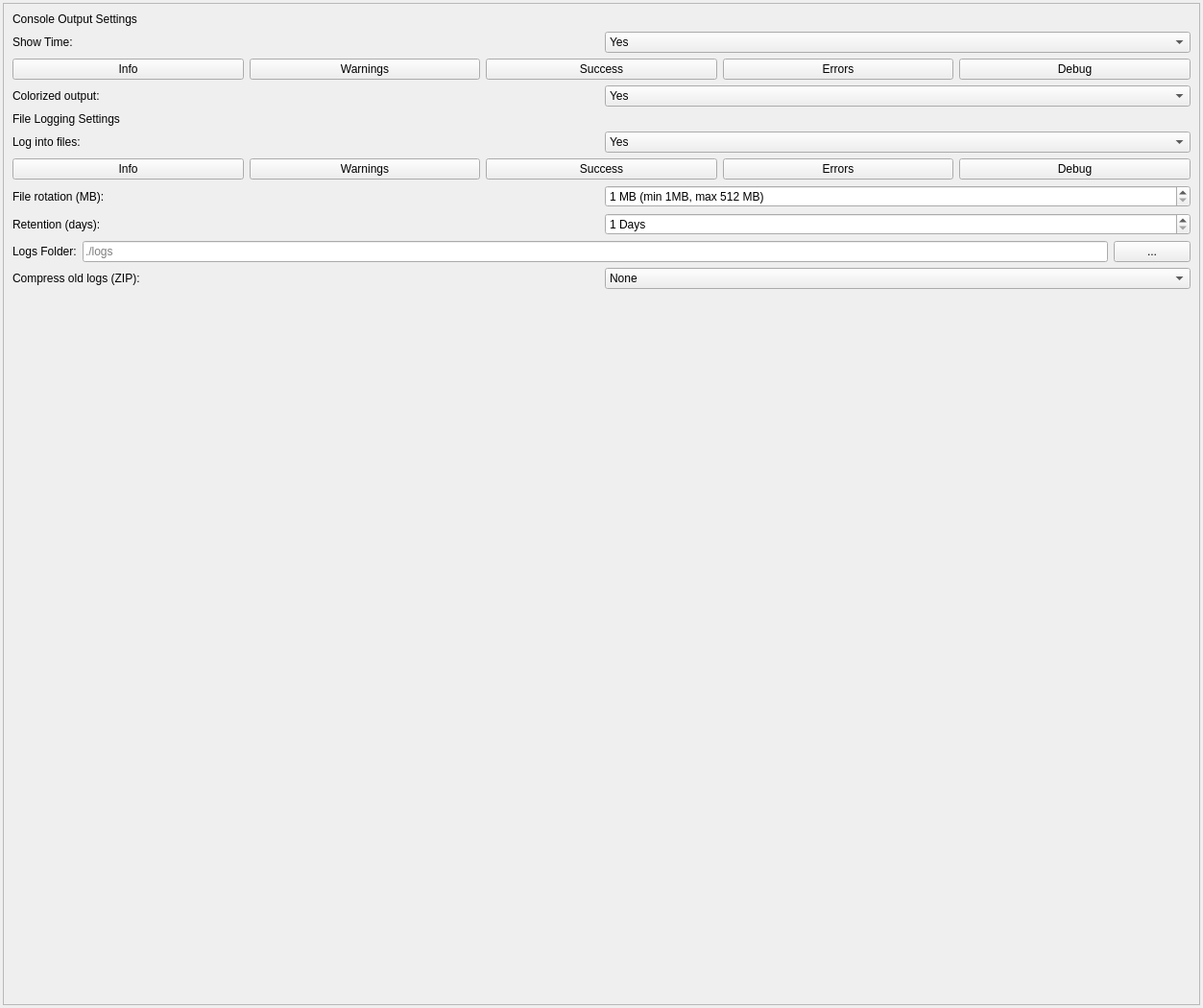
<?xml version="1.0" encoding="UTF-8"?>
<ui version="4.0">
 <class>LoggingPage</class>
 <widget class="QWidget" name="LoggingPage">
  <property name="geometry">
   <rect>
    <x>0</x>
    <y>0</y>
    <width>1253</width>
    <height>1050</height>
   </rect>
  </property>
  <property name="windowTitle">
   <string>XyraEngine - Logging Settings</string>
  </property>
  <layout class="QVBoxLayout" name="lyt_main">
   <property name="spacing">
    <number>3</number>
   </property>
   <property name="leftMargin">
    <number>3</number>
   </property>
   <property name="topMargin">
    <number>3</number>
   </property>
   <property name="rightMargin">
    <number>3</number>
   </property>
   <property name="bottomMargin">
    <number>3</number>
   </property>
   <item>
    <widget class="QScrollArea" name="sa_logger">
     <property name="horizontalScrollBarPolicy">
      <enum>Qt::ScrollBarAlwaysOff</enum>
     </property>
     <property name="widgetResizable">
      <bool>true</bool>
     </property>
     <widget class="QWidget" name="sa_content">
      <property name="geometry">
       <rect>
        <x>0</x>
        <y>0</y>
        <width>1245</width>
        <height>1042</height>
       </rect>
      </property>
      <layout class="QVBoxLayout" name="lyt_scroll">
       <item>
        <layout class="QVBoxLayout" name="lyt_console_section">
         <item>
          <widget class="QLabel" name="lbl_console_header">
           <property name="text">
            <string>Console Output Settings</string>
           </property>
           <property name="margin">
            <number>0</number>
           </property>
          </widget>
         </item>
         <item>
          <layout class="QHBoxLayout" name="lyt_console_time">
           <item>
            <widget class="QLabel" name="lbl_console_time">
             <property name="sizePolicy">
              <sizepolicy hsizetype="Minimum" vsizetype="Preferred">
               <horstretch>0</horstretch>
               <verstretch>0</verstretch>
              </sizepolicy>
             </property>
             <property name="text">
              <string>Show Time: </string>
             </property>
            </widget>
           </item>
           <item>
            <widget class="QComboBox" name="cb_console_time">
             <item>
              <property name="text">
               <string>Yes</string>
              </property>
             </item>
             <item>
              <property name="text">
               <string>No</string>
              </property>
             </item>
            </widget>
           </item>
          </layout>
         </item>
         <item>
          <layout class="QGridLayout" name="lyt_console_buttons">
           <item row="0" column="0">
            <widget class="QPushButton" name="btn_console_info">
             <property name="text">
              <string>Info</string>
             </property>
             <property name="checkable">
              <bool>true</bool>
             </property>
            </widget>
           </item>
           <item row="0" column="1">
            <widget class="QPushButton" name="btn_console_warning">
             <property name="text">
              <string>Warnings</string>
             </property>
             <property name="checkable">
              <bool>true</bool>
             </property>
            </widget>
           </item>
           <item row="0" column="2">
            <widget class="QPushButton" name="btn_console_success">
             <property name="text">
              <string>Success</string>
             </property>
             <property name="checkable">
              <bool>true</bool>
             </property>
            </widget>
           </item>
           <item row="0" column="3">
            <widget class="QPushButton" name="btn_console_error">
             <property name="text">
              <string>Errors</string>
             </property>
             <property name="checkable">
              <bool>true</bool>
             </property>
            </widget>
           </item>
           <item row="0" column="4">
            <widget class="QPushButton" name="btn_console_debug">
             <property name="text">
              <string>Debug</string>
             </property>
             <property name="checkable">
              <bool>true</bool>
             </property>
            </widget>
           </item>
          </layout>
         </item>
         <item>
          <layout class="QHBoxLayout" name="lyt_console_colors">
           <item>
            <widget class="QLabel" name="lbl_console_colors">
             <property name="sizePolicy">
              <sizepolicy hsizetype="Minimum" vsizetype="Preferred">
               <horstretch>0</horstretch>
               <verstretch>0</verstretch>
              </sizepolicy>
             </property>
             <property name="text">
              <string>Colorized output: </string>
             </property>
            </widget>
           </item>
           <item>
            <widget class="QComboBox" name="cb_console_colors">
             <item>
              <property name="text">
               <string>Yes</string>
              </property>
             </item>
             <item>
              <property name="text">
               <string>No</string>
              </property>
             </item>
            </widget>
           </item>
          </layout>
         </item>
        </layout>
       </item>
       <item>
        <widget class="QLabel" name="lbl_file_header">
         <property name="text">
          <string>File Logging Settings</string>
         </property>
        </widget>
       </item>
       <item>
        <layout class="QHBoxLayout" name="lyt_file_enabled">
         <item>
          <widget class="QLabel" name="lbl_file_enabled">
           <property name="sizePolicy">
            <sizepolicy hsizetype="Minimum" vsizetype="Preferred">
             <horstretch>0</horstretch>
             <verstretch>0</verstretch>
            </sizepolicy>
           </property>
           <property name="text">
            <string>Log into files:</string>
           </property>
          </widget>
         </item>
         <item>
          <widget class="QComboBox" name="cb_file_enabled">
           <item>
            <property name="text">
             <string>Yes</string>
            </property>
           </item>
           <item>
            <property name="text">
             <string>No</string>
            </property>
           </item>
          </widget>
         </item>
        </layout>
       </item>
       <item>
        <layout class="QGridLayout" name="lyt_file_buttons">
         <item row="0" column="0">
          <widget class="QPushButton" name="btn_file_info">
           <property name="text">
            <string>Info</string>
           </property>
           <property name="checkable">
            <bool>true</bool>
           </property>
          </widget>
         </item>
         <item row="0" column="1">
          <widget class="QPushButton" name="btn_file_warning">
           <property name="text">
            <string>Warnings</string>
           </property>
           <property name="checkable">
            <bool>true</bool>
           </property>
          </widget>
         </item>
         <item row="0" column="2">
          <widget class="QPushButton" name="btn_file_success">
           <property name="text">
            <string>Success</string>
           </property>
           <property name="checkable">
            <bool>true</bool>
           </property>
          </widget>
         </item>
         <item row="0" column="3">
          <widget class="QPushButton" name="btn_file_error">
           <property name="text">
            <string>Errors</string>
           </property>
           <property name="checkable">
            <bool>true</bool>
           </property>
          </widget>
         </item>
         <item row="0" column="4">
          <widget class="QPushButton" name="btn_file_debug">
           <property name="text">
            <string>Debug</string>
           </property>
           <property name="checkable">
            <bool>true</bool>
           </property>
          </widget>
         </item>
        </layout>
       </item>
       <item>
        <layout class="QHBoxLayout" name="lyt_file_rotation">
         <item>
          <widget class="QLabel" name="lbl_file_rotation">
           <property name="sizePolicy">
            <sizepolicy hsizetype="Minimum" vsizetype="Preferred">
             <horstretch>0</horstretch>
             <verstretch>0</verstretch>
            </sizepolicy>
           </property>
           <property name="text">
            <string>File rotation (MB): </string>
           </property>
          </widget>
         </item>
         <item>
          <widget class="QSpinBox" name="sb_file_rotation">
           <property name="suffix">
            <string> MB (min 1MB, max 512 MB)</string>
           </property>
           <property name="minimum">
            <number>1</number>
           </property>
           <property name="maximum">
            <number>512</number>
           </property>
          </widget>
         </item>
        </layout>
       </item>
       <item>
        <layout class="QHBoxLayout" name="lyt_file_retention">
         <item>
          <widget class="QLabel" name="lbl_file_retention">
           <property name="sizePolicy">
            <sizepolicy hsizetype="Minimum" vsizetype="Preferred">
             <horstretch>0</horstretch>
             <verstretch>0</verstretch>
            </sizepolicy>
           </property>
           <property name="text">
            <string>Retention (days): </string>
           </property>
          </widget>
         </item>
         <item>
          <widget class="QSpinBox" name="sb_file_retention">
           <property name="suffix">
            <string> Days</string>
           </property>
           <property name="minimum">
            <number>1</number>
           </property>
           <property name="maximum">
            <number>365</number>
           </property>
          </widget>
         </item>
        </layout>
       </item>
       <item>
        <layout class="QVBoxLayout" name="lyt_file_section">
         <item>
          <layout class="QHBoxLayout" name="lyt_file_path">
           <item>
            <widget class="QLabel" name="lbl_file_path">
             <property name="text">
              <string>Logs Folder:</string>
             </property>
            </widget>
           </item>
           <item>
            <widget class="QLineEdit" name="le_file_path">
             <property name="readOnly">
              <bool>true</bool>
             </property>
             <property name="placeholderText">
              <string>./logs</string>
             </property>
            </widget>
           </item>
           <item>
            <widget class="QPushButton" name="btn_file_browse">
             <property name="text">
              <string>...</string>
             </property>
            </widget>
           </item>
          </layout>
         </item>
         <item>
          <layout class="QHBoxLayout" name="lyt_file_compression">
           <item>
            <widget class="QLabel" name="lbl_file_compression">
             <property name="sizePolicy">
              <sizepolicy hsizetype="Minimum" vsizetype="Preferred">
               <horstretch>0</horstretch>
               <verstretch>0</verstretch>
              </sizepolicy>
             </property>
             <property name="text">
              <string>Compress old logs (ZIP):</string>
             </property>
            </widget>
           </item>
           <item>
            <widget class="QComboBox" name="cb_file_compression">
             <item>
              <property name="text">
               <string>None</string>
              </property>
             </item>
             <item>
              <property name="text">
               <string>zip</string>
              </property>
             </item>
             <item>
              <property name="text">
               <string>tar.gz</string>
              </property>
             </item>
            </widget>
           </item>
          </layout>
         </item>
        </layout>
       </item>
       <item>
        <spacer name="spc_bottom">
         <property name="orientation">
          <enum>Qt::Vertical</enum>
         </property>
         <property name="sizeHint" stdset="0">
          <size>
           <width>20</width>
           <height>40</height>
          </size>
         </property>
        </spacer>
       </item>
      </layout>
     </widget>
    </widget>
   </item>
  </layout>
 </widget>
 <resources/>
 <connections/>
</ui>
